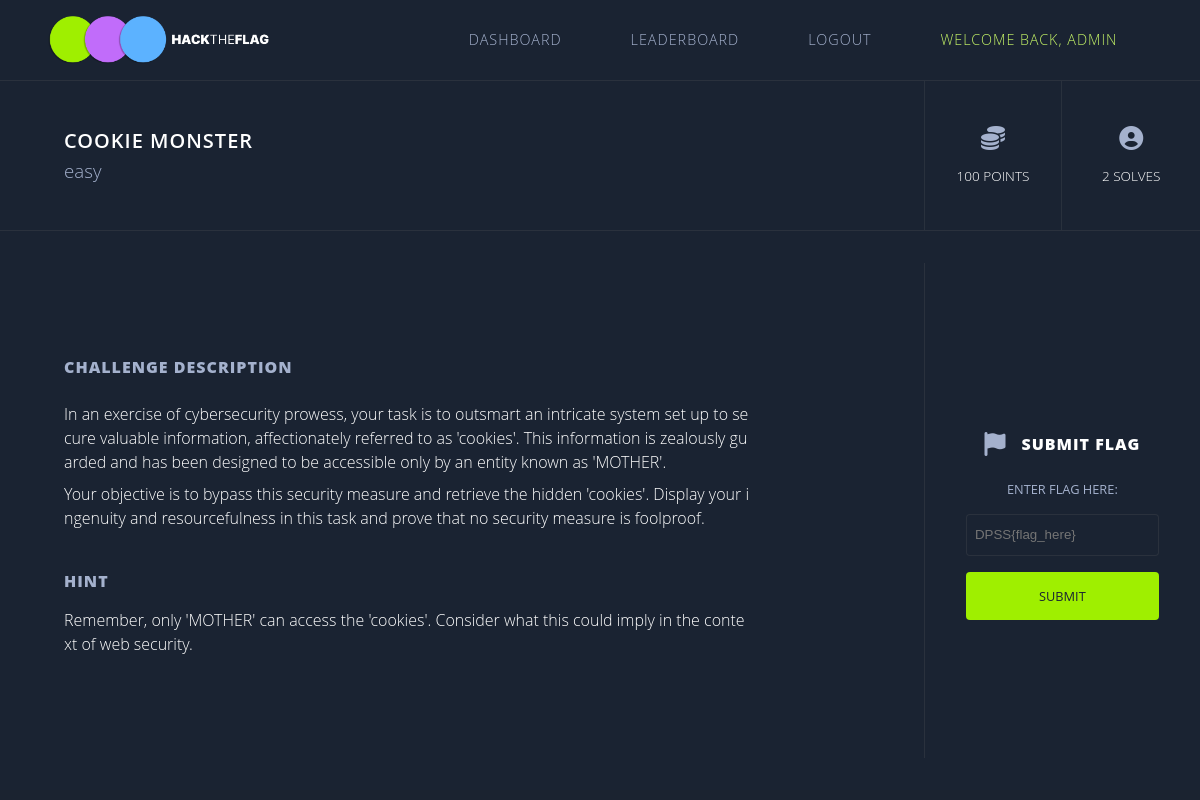
The page /cookieMonster/ (signed in) on the database its author committed.
### accounts/models.py (models this page shows)
class Player(AbstractUser):
    first_name = models.CharField(max_length=30, blank=False)
    last_name = models.CharField(max_length=30, blank=False)
    username = models.CharField(_('username'), max_length=30, unique=True, null=True)
    email = models.CharField(_('email'), max_length=100, unique=True, null=True)
    score = models.IntegerField(default=0)
    USERNAME_FIELD = 'username'
    REQUIRED_FIELDS = ('first_name', 'last_name','email')
    objects = PlayerManager()
    def __str__(self):
        return self.username

### Main/models.py (models this page shows, shortened)
class Challenges(models.Model):
    title = models.CharField(max_length=255)
    category = models.CharField(max_length=255)
    difficulty = models.CharField(max_length=255)
    points = models.IntegerField()
    description = models.TextField(max_length=1000, default='')
    hint = models.CharField(max_length=255, default='')
    flag = models.CharField(max_length=255, default='DPSS{EMPTY}')
    link = models.CharField(max_length=255, default='dashboard')
    solve_status = models.BooleanField(default=False)
    players_solved = models.ManyToManyField(Player, blank=True, related_name='challenges_solved')

### Main/views.py (the view, shortened to what this page needs)
# urls.py: path('cookieMonster/', views.cookieMonster, name='cookieMonster'),
def cookieMonster(request):
    user = request.user
    if request.method == "GET":
        if not request.user.is_authenticated:
            return redirect('login')
        flag = Challenges.objects.get(title="Cookie Monster").flag
        if not request.COOKIES.get('CookieJar'):
            who = user.username
        else:
            who = request.COOKIES.get("CookieJar")
        print(who)
        context = {"challenge": Challenges.objects.get(title="Cookie Monster"), "code": flag, "who": who}
        to_rend = render(request, "main/challenges/cookie.html", context)
        to_rend.set_cookie("CookieJar", who)
        return to_rend

### Main/templates/main/challenges/cookie.html (shortened to what this page needs)
{% extends "main/layout_challenge.html" %}
{% load static %}

### Main/templates/main/layout_challenge.html (shortened to what this page needs)
{% load static %}
<!doctype html>
<html lang="en">
<head>
    <link rel="stylesheet" href="{% static 'scss/main.css' %}" />
</head>
<body class="challenge">
  <div class="challenge-nav nav">
    <img src="{% static 'img/logov.png' %}" />
    <ul>
        <li><a href="/dashboard">Dashboard</a></li>
        <li><a href="/leaderboard">Leaderboard</a></li>
        <li><a href="/logout">Logout</a></li>
        <li>Welcome back, {{user}}</li>
    </ul>
  </div>
  <div class="challenge__header">
    <div class="challenge__title-div">
      <h1>{{challenge.title}}</h1>
      <h3>{{challenge.difficulty}}</h3>
    </div>
    <div class="challenge__stats">
      <div class="challenge__stats-group">
        <i class="fa-solid fa-coins" style="color: #a4b1cd;"></i>
        <h2>{{challenge.points}} points</h2>
      </div>
      <div style="border-right: none" class="challenge__stats-group">
        <i class="fa-solid fa-circle-user" style="color: #a4b1cd;"></i>
        <h2>{{challenge.players_solved.all.count}} solves</h2>
      </div>
    </div>
  </div>
  <div class="challenge__content">
    <div class="challenge__title">
      <h1>Challenge Description</h1>
      <p>{{challenge.description|linebreaks}}</p>
      <h1 style="margin-top: 2rem; margin-bottom: 0;">Hint</h1>
      <p>{{challenge.hint|linebreaks}}</p>
    </div>
    <div class="challenge__form">
      <div class="challenge__submit-title">
        <i class="fa-solid fa-flag" style="color: #a4b1cd;"></i>
        <h1>Submit Flag</h1>
      </div>
      <form id="key-form" class="challenge__flag">
          <label for="key">enter flag here:</label>
          <input type="text" name="key" id="key" placeholder="DPSS{flag_here}" />
          <button type="submit">subMit</button>
      </form>
    </div>
  </div>
</body>
</html>

### Main/static/scss/main.css (style rules this page uses)
body { background-color: #1b2330; }
.nav { display: flex; padding: 1rem 3rem; justify-content: space-between; position: sticky; top: 0; background-color: #1a2332; border-bottom: 1px solid rgba(106, 106, 106, 0.2); }
.nav * { background-color: #1a2332; }
.nav img { width: 20%; }
.nav ul { display: flex; width: 40%; justify-content: space-around; align-items: center; text-decoration: none; list-style: none; font-family: "Open Sans", sans-serif; }
.nav ul li { color: #c5f467; text-transform: uppercase; font-size: 0.9em; font-weight: 100; letter-spacing: 1px; }
.nav ul li a { color: #a4b1cd; text-decoration: none; }
.challenge-nav ul { width: 65%; }
.challenge * { background-color: #1a2332; }
.challenge__header { font-family: "Open Sans", sans-serif; height: 150px; width: 100%; display: flex; justify-content: space-between; align-items: center; padding-left: 4rem; border-bottom: 1px solid rgba(106, 106, 106, 0.2); }
.challenge__title-div { width: 100%; height: 100%; border-right: 1px solid rgba(106, 106, 106, 0.2); justify-content: center; display: flex; flex-direction: column; }
.challenge__title-div h1 { font-size: 20px; font-family: "Open Sans", sans-serif; color: #ffffff; text-transform: uppercase; font-weight: 600; letter-spacing: 1px; }
.challenge__title-div h3 { margin-top: 0.25rem; color: #a4b1cd; font-weight: 100; text-transform: lowercase; }
.challenge__stats { width: 32%; display: flex; height: 100%; }
.challenge__stats-group { width: 50%; border-right: 1px solid rgba(106, 106, 106, 0.2); display: flex; flex-direction: column; height: 100%; justify-content: center; align-items: center; }
.challenge__stats-group i { font-size: 24px; margin-bottom: 1rem; }
.challenge__stats-group h2 { font-family: "Open Sans", sans-serif; font-weight: 100; color: #ffffff; font-size: 0.85em; text-transform: uppercase; }
.challenge__content { font-family: "Open Sans", sans-serif; width: 100%; display: flex; justify-content: space-between; padding-left: 4rem; min-height: calc(100vh - 241px); padding-top: 2rem; padding-bottom: 2rem; }
.challenge__title { width: 100%; border-right: 1px solid rgba(106, 106, 106, 0.2); justify-content: center; display: flex; flex-direction: column; }
.challenge__title h1 { font-size: 16px; text-transform: uppercase; letter-spacing: 1px; font-weight: 900; color: #a4b1cd; margin-bottom: 0.5rem; }
.challenge__title p { padding-right: 20%; color: #ffffff; font-weight: 100; word-break: break-all; margin-top: 0.5rem; line-height: 24px; }
.challenge__form { width: 32%; display: flex; flex-direction: column; align-items: center; justify-content: center; }
.challenge__submit-title { display: flex; width: 100%; justify-content: center; margin-top: 2rem; align-items: center; }
.challenge__submit-title i { font-size: 24px; }
.challenge__submit-title h1 { font-size: 16px; font-family: "Open Sans", sans-serif; font-weight: 800; text-transform: uppercase; letter-spacing: 1px; margin-left: 1rem; color: #ffffff; }
.challenge__flag { display: flex; width: 100%; flex-direction: column; margin-top: 1.5rem; align-items: center; justify-content: center; }
.challenge__flag label { color: #a4b1cd; text-transform: uppercase; font-size: 0.8em; }
.challenge__flag input { margin-top: 1rem; width: 70%; line-height: 40px; padding-left: 8px; outline: none; border: 1px solid rgba(106, 106, 106, 0.2); border-radius: 4px; color: #ffffff; }
.challenge__flag button { width: 70%; margin-top: 1rem; height: 48px; text-align: center; background-color: #9fef00; color: #1a2332; font-family: "Open Sans", sans-serif; font-weight: 400; border-radius: 4px; font-size: 0.8em; text-transform: uppercase; border: none; outline: none; transition: all ease-in-out 0.3s; }
* { margin: 0; padding: 0; box-sizing: border-box; }

### rows shown on the page
Player: username "ADMIN"
Challenges: title "COOKIE MONSTER", difficulty "easy", points "100", players_solved.all.count "2", description "In an exercise of cybersecurity prowess, your task is to outsmart an intricate system set up to secure valuable information, affectionately referred to as 'cookies'. This information is zealously guarded and has been designed to be accessible only by an entity known as 'MOTHER'. Your objective is to bypass this security measure and retrieve the hidden 'cookies'. Display your ingenuity and resourcefulness in this task and prove that no security measure is foolproof.", hint "Remember, only 'MOTHER' can access the 'cookies'. Consider what this could imply in the context of web security."
